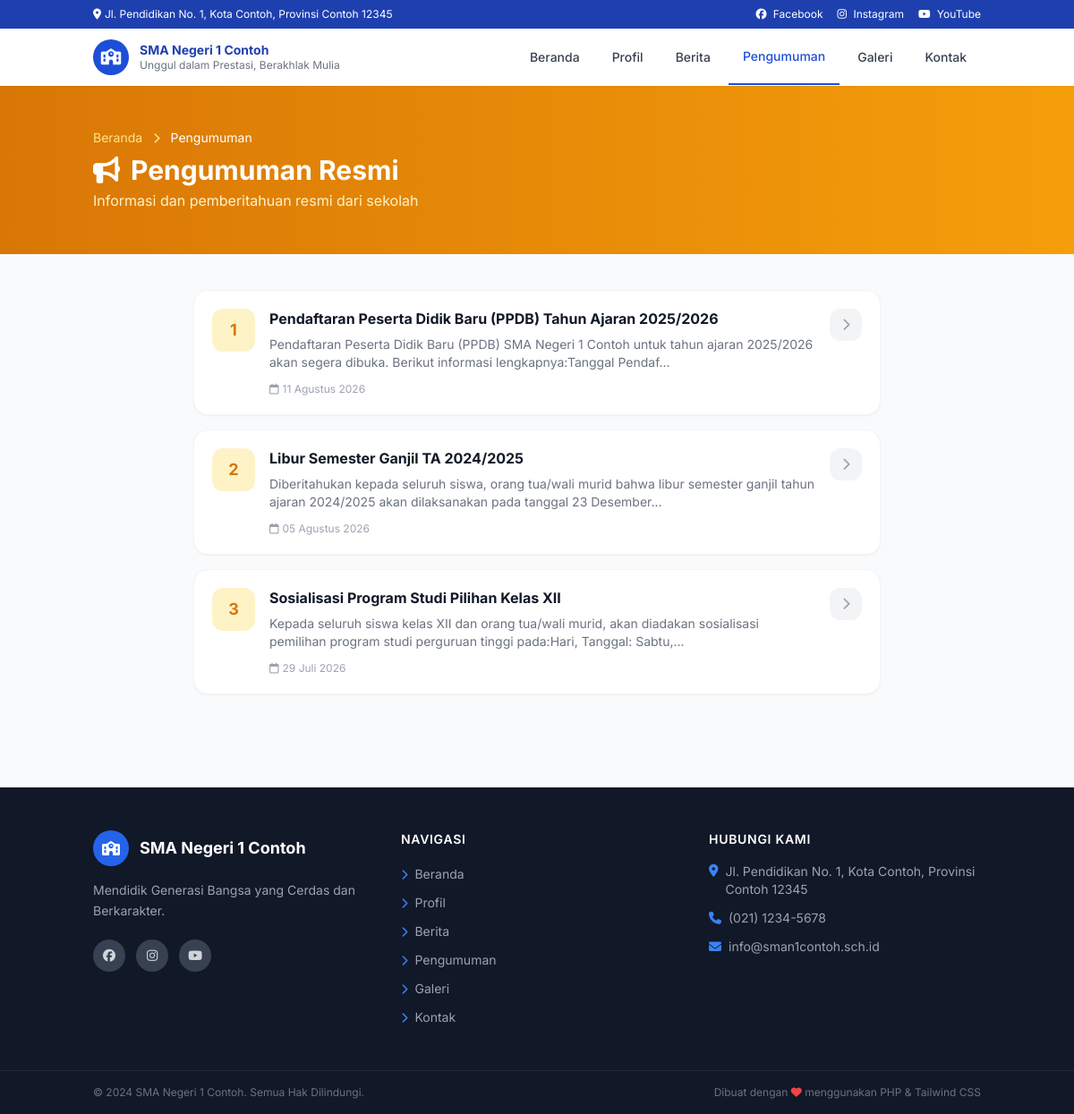
Screenshot of /pengumuman.php with the database file from the repository.
### tables this page shows
CREATE TABLE IF NOT EXISTS `pengumuman` (
  `id`              INT(11)      NOT NULL AUTO_INCREMENT,
  `judul`           VARCHAR(255) NOT NULL,
  `slug`            VARCHAR(270) NOT NULL UNIQUE,
  `isi_pengumuman`  LONGTEXT     NOT NULL,
  `file_lampiran`   VARCHAR(255) DEFAULT NULL,
  `created_at`      DATETIME     NOT NULL DEFAULT CURRENT_TIMESTAMP,
  PRIMARY KEY (`id`),
  KEY `idx_created_at` (`created_at`)
);

CREATE TABLE IF NOT EXISTS `profil_sekolah` (
  `id`               INT(11)      NOT NULL AUTO_INCREMENT,
  `nama_sekolah`     VARCHAR(200) NOT NULL DEFAULT '',
  `npsn`             VARCHAR(20)  DEFAULT NULL,
  `sambutan_kepsek`  LONGTEXT     DEFAULT NULL,
  `foto_kepsek`      VARCHAR(255) DEFAULT NULL,
  `sejarah`          LONGTEXT     DEFAULT NULL,
  `visi`             TEXT         DEFAULT NULL,
  `misi`             TEXT         DEFAULT NULL,
  `alamat`           TEXT         DEFAULT NULL,
  `telepon`          VARCHAR(30)  DEFAULT NULL,
  `email`            VARCHAR(150) DEFAULT NULL,
  `map_embed`        TEXT         DEFAULT NULL,
  PRIMARY KEY (`id`)
);

### config/helpers.php (called while the page is built, shortened)
<?php
function getSiteConfig(): array {
    static $config = null;
    if ($config === null) {
        $file = __DIR__ . '/site_config.json';
        $config = json_decode(file_get_contents($file), true) ?? [];
    }
    return $config;
}
function formatTanggal(string $date): string {
    $bulan = ['', 'Januari','Februari','Maret','April','Mei','Juni',
              'Juli','Agustus','September','Oktober','November','Desember'];
    $ts = strtotime($date);
    return date('d', $ts) . ' ' . $bulan[(int)date('m', $ts)] . ' ' . date('Y', $ts);
}
function truncate(string $text, int $length = 120): string {
    $clean = strip_tags($text);
    return mb_strlen($clean) > $length
        ? mb_substr($clean, 0, $length, 'UTF-8') . '...'
        : $clean;
}

### pengumuman.php (the view, shortened to what this page needs)
<?php
require_once __DIR__ . '/config/helpers.php';
$pdo = getDB();
$detail = null;
$page    = max(1, (int)($_GET['page'] ?? 1));
$perPage = 10;
$offset  = ($page - 1) * $perPage;
$stmt = $pdo->prepare("SELECT * FROM pengumuman ORDER BY created_at DESC LIMIT ? OFFSET ?");
$stmt->execute([$perPage, $offset]);
$list = $stmt->fetchAll();
include __DIR__ . '/includes/header.php';
?>
<div class="bg-gradient-to-r from-amber-600 to-amber-500 text-white py-12">
    <div class="container mx-auto px-4">
        <nav class="text-sm text-amber-200 mb-2">
            <a href="/cms-sekolah/index.php" class="hover:text-white">Beranda</a>
            <i class="fas fa-chevron-right text-xs mx-2"></i>
            <?php if ($detail): ?>
            <a href="/cms-sekolah/pengumuman.php" class="hover:text-white">Pengumuman</a>
            <i class="fas fa-chevron-right text-xs mx-2"></i>
            <span class="text-white line-clamp-1"><?= htmlspecialchars($detail['judul']) ?></span>
            <?php else: ?>
            <span class="text-white">Pengumuman</span>
            <?php endif; ?>
        </nav>
        <h1 class="text-3xl font-bold flex items-center gap-3">
            <i class="fas fa-bullhorn"></i>
            <?= $detail ? htmlspecialchars($detail['judul']) : 'Pengumuman Resmi' ?>
        </h1>
        <?php if (!$detail): ?>
        <p class="text-amber-100 mt-1">Informasi dan pemberitahuan resmi dari sekolah</p>
        <?php endif; ?>
    </div>
</div>
<div class="container mx-auto px-4 py-10">
    <?php if ($detail): ?>
    <div class="max-w-3xl mx-auto">
        <div class="bg-white rounded-2xl shadow-sm border border-gray-100 overflow-hidden">
            <div class="p-6 md:p-8">
                <div class="flex flex-wrap items-center gap-3 mb-5 pb-5 border-b border-gray-100">
                    <span class="inline-flex items-center gap-1.5 bg-amber-100 text-amber-700 text-xs font-semibold px-3 py-1.5 rounded-full">
                        <i class="fas fa-bullhorn text-xs"></i> Pengumuman Resmi
                    </span>
                    <span class="text-sm text-gray-500 flex items-center gap-1">
                        <i class="far fa-calendar"></i> <?= formatTanggal($detail['created_at']) ?>
                    </span>
                </div>
                <h1 class="text-2xl md:text-3xl font-extrabold text-gray-900 mb-6 leading-tight">
                    <?= htmlspecialchars($detail['judul']) ?>
                </h1>
                <div class="prose prose-sm md:prose max-w-none text-gray-700 leading-relaxed
                            prose-headings:font-bold prose-headings:text-gray-900
                            prose-a:text-amber-600">
                    <?= $detail['isi_pengumuman'] ?>
                </div>
                <?php if (!empty($detail['file_lampiran'])): ?>
                <div class="mt-8 p-4 bg-amber-50 border border-amber-200 rounded-xl flex items-center gap-4">
                    <div class="w-10 h-10 bg-amber-100 rounded-lg flex items-center justify-center flex-shrink-0">
                        <i class="fas fa-paperclip text-amber-600"></i>
                    </div>
                    <div class="flex-1 min-w-0">
                        <p class="text-sm font-medium text-gray-800">File Lampiran</p>
                        <p class="text-xs text-gray-500 truncate"><?= htmlspecialchars($detail['file_lampiran']) ?></p>
                    </div>
                    <a href="/cms-sekolah/assets/uploads/lampiran/<?= urlencode($detail['file_lampiran']) ?>"
                       download
                       class="flex-shrink-0 bg-amber-500 hover:bg-amber-600 text-white text-xs font-medium px-4 py-2 rounded-lg transition-colors flex items-center gap-2">
                        <i class="fas fa-download"></i> Unduh
                    </a>
                </div>
                <?php endif; ?>
            </div>
        </div>
        <div class="mt-6">
            <a href="/cms-sekolah/pengumuman.php"
               class="inline-flex items-center gap-2 text-sm text-gray-600 hover:text-primary-700 transition-colors">
                <i class="fas fa-arrow-left"></i> Kembali ke Daftar Pengumuman
            </a>
        </div>
    </div>
    <?php else: ?>
    <?php if (empty($list)): ?>
    <div class="text-center py-20 text-gray-400">
        <i class="fas fa-bullhorn text-6xl mb-4 block opacity-30"></i>
        <p class="text-lg font-medium">Belum ada pengumuman.</p>
    </div>
    <?php else: ?>
    <div class="max-w-3xl mx-auto space-y-4">
        <?php foreach ($list as $idx => $p): ?>
        <div class="bg-white rounded-2xl shadow-sm border border-gray-100 hover:shadow-md hover:border-amber-200 transition-all group overflow-hidden">
            <div class="flex items-start gap-4 p-5">
                <div class="w-12 h-12 bg-amber-100 rounded-xl flex items-center justify-center flex-shrink-0">
                    <span class="text-amber-600 font-bold text-lg"><?= ($offset + $idx + 1) ?></span>
                </div>
                <div class="flex-1 min-w-0">
                    <a href="/cms-sekolah/pengumuman.php?slug=<?= urlencode($p['slug']) ?>"
                       class="block text-base font-bold text-gray-900 group-hover:text-amber-700 transition-colors leading-snug mb-2">
                        <?= htmlspecialchars($p['judul']) ?>
                    </a>
                    <p class="text-sm text-gray-500 line-clamp-2 mb-3">
                        <?= truncate(strip_tags($p['isi_pengumuman']), 150) ?>
                    </p>
                    <div class="flex flex-wrap items-center gap-3 text-xs text-gray-400">
                        <span class="flex items-center gap-1">
                            <i class="far fa-calendar"></i> <?= formatTanggal($p['created_at']) ?>
                        </span>
                    </div>
                </div>
                <a href="/cms-sekolah/pengumuman.php?slug=<?= urlencode($p['slug']) ?>"
                   class="flex-shrink-0 w-9 h-9 bg-gray-100 group-hover:bg-amber-100 rounded-xl flex items-center justify-center transition-colors">
                    <i class="fas fa-chevron-right text-gray-400 group-hover:text-amber-600 text-sm transition-colors"></i>
                </a>
            </div>
        </div>
        <?php endforeach; ?>
    </div>
    <?php endif; ?>
    <?php endif; ?>
</div>
<?php include __DIR__ . '/includes/footer.php'; ?>

### includes/footer.php (shortened to what this page needs)
<?php
require_once __DIR__ . '/../config/helpers.php';
$config = getSiteConfig();
?>
</main>
<footer class="bg-gray-900 text-gray-300 mt-16">
    <div class="container mx-auto px-4 py-12">
        <div class="grid grid-cols-1 md:grid-cols-3 gap-10">
            <div>
                <div class="flex items-center gap-3 mb-4">
                    <div class="w-10 h-10 bg-primary-600 rounded-full flex items-center justify-center flex-shrink-0">
                        <i class="fas fa-school text-white"></i>
                    </div>
                    <span class="font-bold text-white text-lg"><?= htmlspecialchars($config['site_name']) ?></span>
                </div>
                <p class="text-sm leading-relaxed text-gray-400"><?= htmlspecialchars($config['footer']['tagline']) ?></p>
                <div class="flex gap-3 mt-5">
                    <?php foreach ($config['social_media'] as $s): ?>
                    <a href="<?= htmlspecialchars($s['url']) ?>" target="_blank" rel="noopener"
                       class="w-9 h-9 rounded-full bg-gray-700 hover:bg-primary-600 flex items-center justify-center transition-colors">
                        <i class="fab fa-<?= htmlspecialchars($s['icon']) ?> text-sm"></i>
                    </a>
                    <?php endforeach; ?>
                </div>
            </div>
            <div>
                <h4 class="text-white font-semibold mb-4 text-sm uppercase tracking-wider">Navigasi</h4>
                <ul class="space-y-2">
                    <?php foreach ($config['nav_menu'] as $item): ?>
                    <li>
                        <a href="/cms-sekolah/<?= htmlspecialchars($item['url']) ?>"
                           class="text-sm text-gray-400 hover:text-white hover:translate-x-1 inline-block transition-all">
                            <i class="fas fa-chevron-right text-xs mr-1 text-primary-500"></i>
                            <?= htmlspecialchars($item['label']) ?>
                        </a>
                    </li>
                    <?php endforeach; ?>
                </ul>
            </div>
            <div>
                <h4 class="text-white font-semibold mb-4 text-sm uppercase tracking-wider">Hubungi Kami</h4>
                <?php
                try {
                    $pdo    = getDB();
                    $profil = $pdo->query("SELECT alamat, telepon, email FROM profil_sekolah LIMIT 1")->fetch();
                } catch (Exception $e) { $profil = null; }
                ?>
                <ul class="space-y-3 text-sm text-gray-400">
                    <li class="flex items-start gap-2">
                        <i class="fas fa-map-marker-alt text-primary-500 mt-0.5 flex-shrink-0"></i>
                        <span><?= htmlspecialchars($profil['alamat'] ?? $config['footer']['address']) ?></span>
                    </li>
                    <?php if (!empty($profil['telepon'])): ?>
                    <li class="flex items-center gap-2">
                        <i class="fas fa-phone text-primary-500 flex-shrink-0"></i>
                        <span><?= htmlspecialchars($profil['telepon']) ?></span>
                    </li>
                    <?php endif; ?>
                    <?php if (!empty($profil['email'])): ?>
                    <li class="flex items-center gap-2">
                        <i class="fas fa-envelope text-primary-500 flex-shrink-0"></i>
                        <span><?= htmlspecialchars($profil['email']) ?></span>
                    </li>
                    <?php endif; ?>
                </ul>
            </div>
        </div>
    </div>
    <div class="border-t border-gray-800">
        <div class="container mx-auto px-4 py-4 flex flex-col md:flex-row justify-between items-center gap-2 text-xs text-gray-500">
            <span><?= htmlspecialchars($config['footer']['copyright']) ?></span>
            <span>Dibuat dengan <i class="fas fa-heart text-red-500"></i> menggunakan PHP & Tailwind CSS</span>
        </div>
    </div>
</footer>
</body>
</html>

### includes/header.php (style rules this page uses)
body { font-family: 'Inter', sans-serif; }

### rows the page displays
pengumuman: idx "1", judul "Pendaftaran Peserta Didik Baru (PPDB) Tahun Ajaran 2025/2026", isi_pengumuman "Pendaftaran Peserta Didik Baru (PPDB) SMA Negeri 1 Contoh untuk tahun ajaran 2025/2026 akan segera dibuka. Berikut informasi lengkapnya:Tanggal Pendaf...", created_at "11 Agustus 2026"
pengumuman: idx "2", judul "Libur Semester Ganjil TA 2024/2025", isi_pengumuman "Diberitahukan kepada seluruh siswa, orang tua/wali murid bahwa libur semester ganjil tahun ajaran 2024/2025 akan dilaksanakan pada tanggal 23 Desember...", created_at "05 Agustus 2026"
pengumuman: idx "3", judul "Sosialisasi Program Studi Pilihan Kelas XII", isi_pengumuman "Kepada seluruh siswa kelas XII dan orang tua/wali murid, akan diadakan sosialisasi pemilihan program studi perguruan tinggi pada:Hari, Tanggal: Sabtu,...", created_at "29 Juli 2026"
profil_sekolah: alamat "Jl. Pendidikan No. 1, Kota Contoh, Provinsi Contoh 12345", telepon "(021) 1234-5678", email "info@sman1contoh.sch.id"

### other values shown
$config['footer']['address'] "Jl. Pendidikan No. 1, Kota Contoh, Provinsi Contoh 12345"
$s['platform'] "Facebook"
$s['platform'] "Instagram"
$s['platform'] "YouTube"
$config['site_name'] "SMA Negeri 1 Contoh"
$config['site_tagline'] "Unggul dalam Prestasi, Berakhlak Mulia"
$item['label'] "Beranda"
$item['label'] "Profil"
$item['label'] "Berita"
$item['label'] "Pengumuman"
$item['label'] "Galeri"
$item['label'] "Kontak"
$config['footer']['tagline'] "Mendidik Generasi Bangsa yang Cerdas dan Berkarakter."
$config['footer']['copyright'] "© 2024 SMA Negeri 1 Contoh. Semua Hak Dilindungi."
